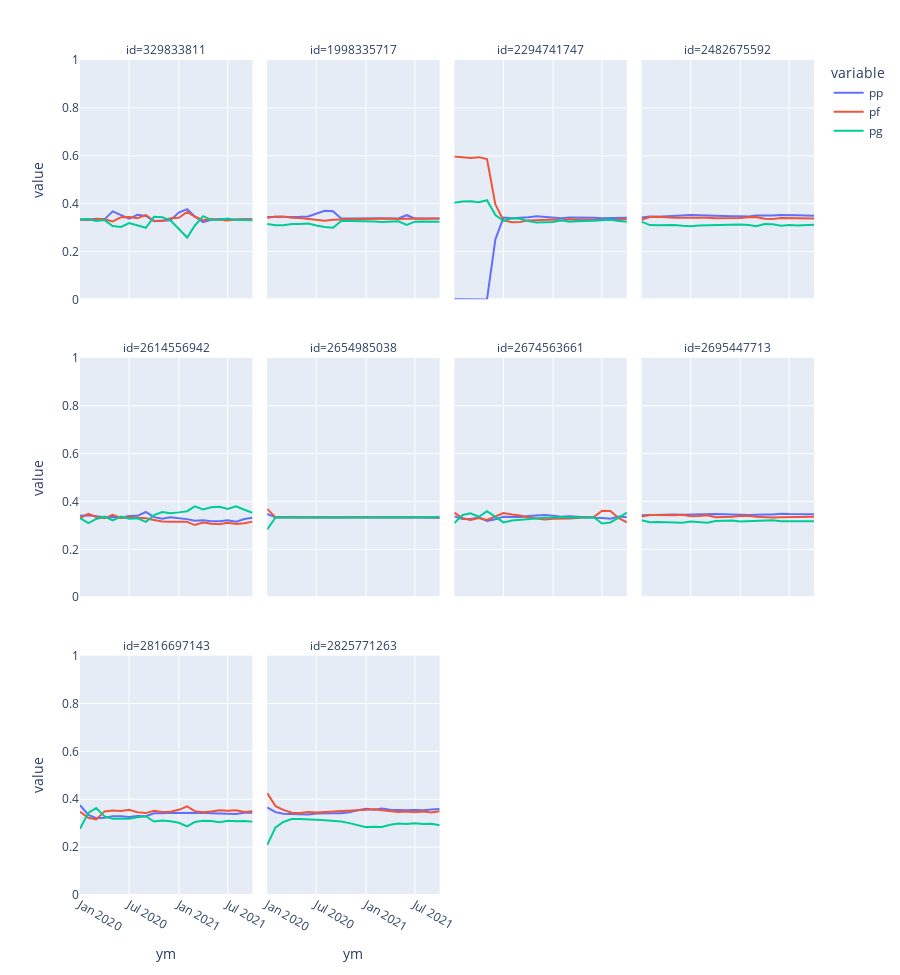

Notebook code cell kept with this figure:
### Code cell
# plt_day(C.minerids, df=ds.day, cols=['daycv'])
# plt_day(C.minerids, df=ds.day)
plt_month(C.minerids, df=ds.month)
